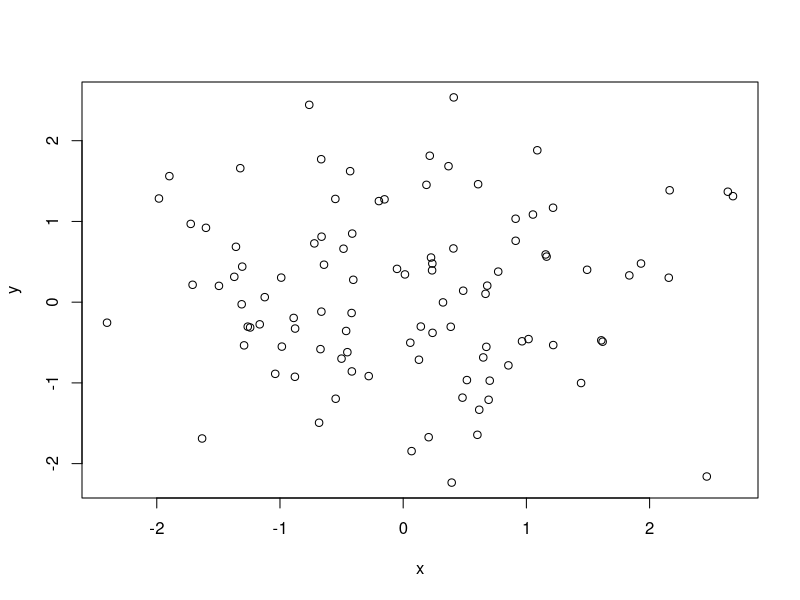
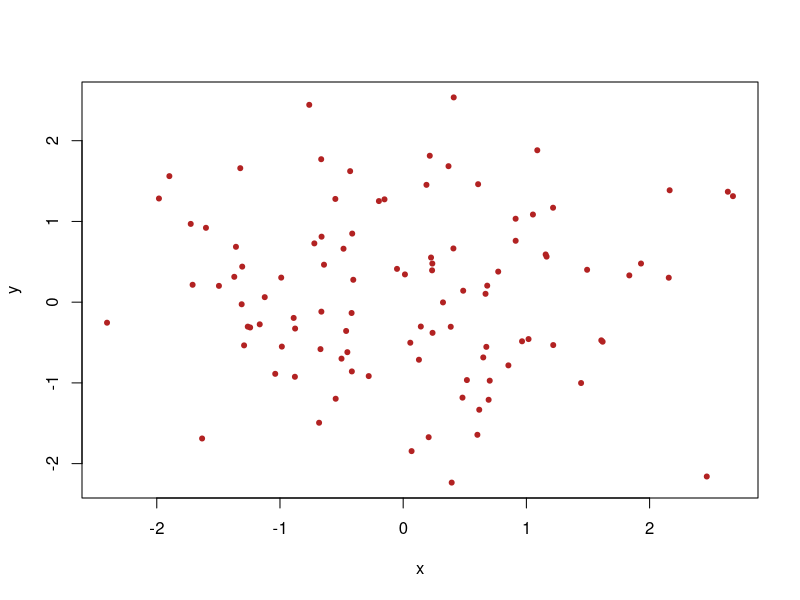
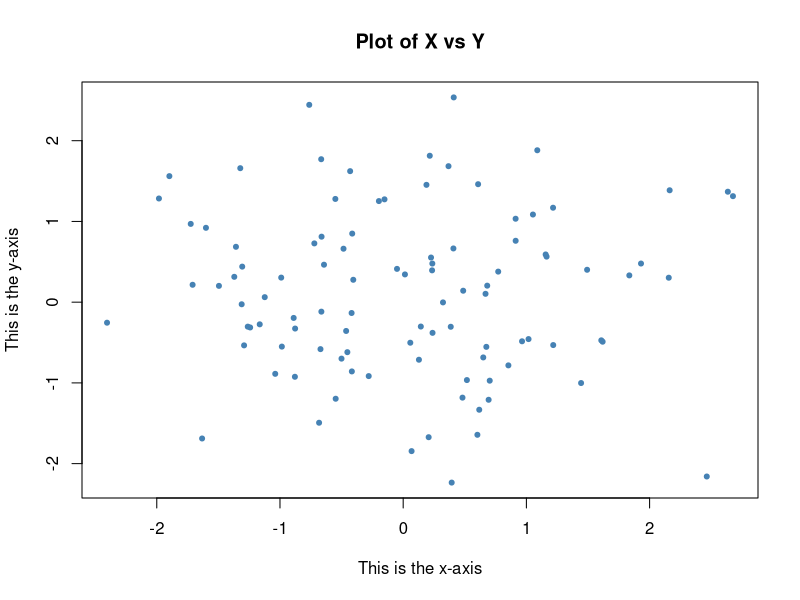

The R source for these figures, in order:
## ---- chunk 1
x <- c(1,3,2,5)
x
x = c(1,6,2)
x
y = c(1,4,3)
## ---- chunk 2
length(x)  # What does length() do?
length(y)
## ---- chunk 3
x+y
ls() # List objects in the environment
rm(x,y) # Remove objects
ls()
rm(list=ls()) # Danger! What does this do?  Not recommended!

## ---- chunk 4
?matrix
x=matrix(data=c(1,2,3,4), nrow=2, ncol=2) # Create a 2x2 matrix object
x
x=matrix(c(1,2,3,4),2,2)
matrix(c(1,2,3,4),2,2,byrow=T) # What about byrow=F?

sqrt(x) # What does x look like?
x
x^2

x=rnorm(50) # Generate a vector of 50 numbers using the rnorm() function

y=x+rnorm(50,mean=50,sd=.1) # What does rnorm(50,mean=50,sd=.1) generate?

cor(x,y) # Correlation of x and y
set.seed(1303) # Set the seed for Random Number Generator (RNG) to generate values that are reproducible.
rnorm(50)
set.seed(3) # Try different seeds?
y=rnorm(100)
## ---- chunk 5
mean(y)
var(y)
sqrt(var(y))
sd(y)
## ---- chunk 6


x=rnorm(100)
y=rnorm(100)
plot(x,y)

plot(x,y, pch=20, col = "firebrick") # Scatterplot for two numeric variables by default
plot(x,y, pch=20, col = "steelblue",xlab="This is the x-axis",ylab="This is the y-axis",main="Plot of X vs Y") # Add labels
pdf("Figure01.pdf") # Save as pdf, add a path or it will be stored on the project directory
plot(x,y,pch=20, col="forestgreen") # Try different colors?
dev.off() # Close the file using the dev.off function
x=seq(1,10) # Same as x=c(1:10)
x
x=1:10
x
x=seq(-pi,pi,length=50)
y=x

